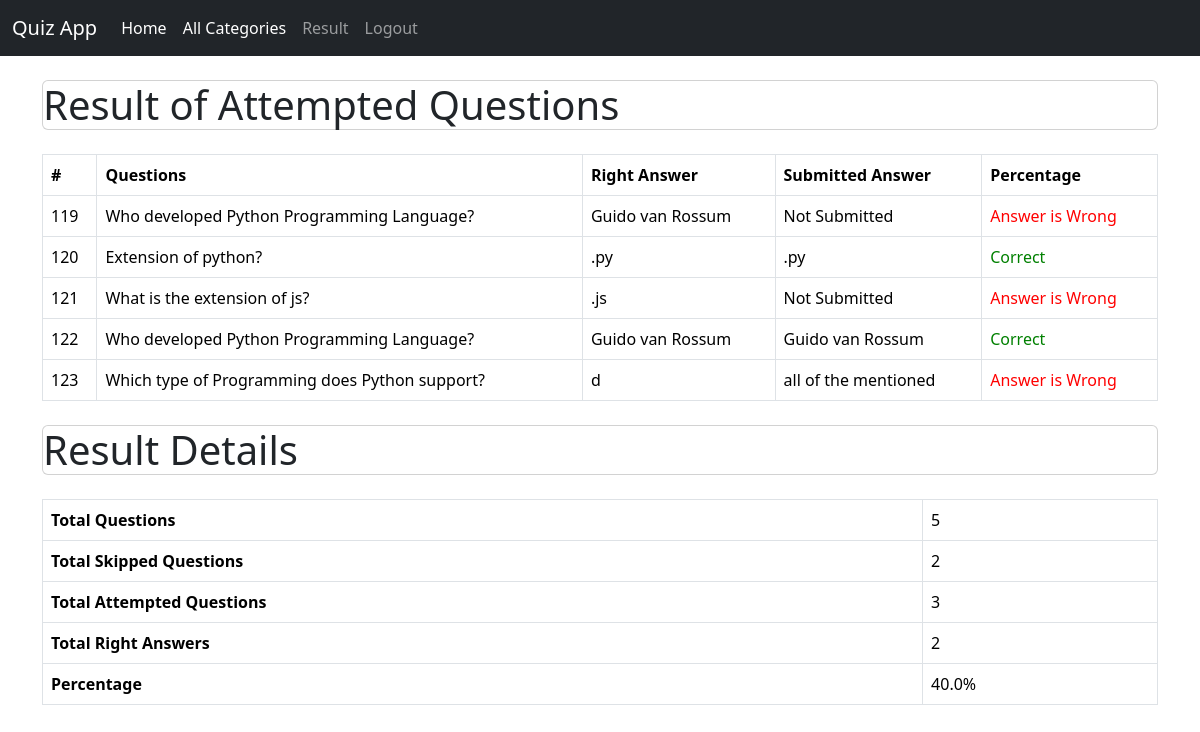
The page /result (signed in) on the database its author committed.
### quiz/models.py (models this page shows)
class UserSubmittedAnswer(models.Model):
    question = models.ForeignKey(QuizQuestions, on_delete=models.CASCADE)
    user = models.ForeignKey(User, on_delete=models.CASCADE)
    right_answer = models.CharField(max_length=100)
    class Meta:
        verbose_name_plural = "User Submitted Answers"

class QuizQuestions(models.Model):
    category = models.ForeignKey(QuizCategory, on_delete=models.CASCADE)
    question = models.TextField()
    opt_1 = models.CharField(max_length=100)
    opt_2 = models.CharField(max_length=100)
    opt_3 = models.CharField(max_length=100)
    opt_4 = models.CharField(max_length=100)
    level = models.CharField(max_length=100, null=True)
    time_limit = models.IntegerField(null=True)
    right_opt = models.CharField(max_length=100)
    class Meta:
        verbose_name_plural = "Quiz Questions"  # for name change
    def __str__(self):
        return self.question

### quiz/views.py (the view)
# urls.py: path("result", views.result, name='result')
@login_required()
def result(request):
    result = models.UserSubmittedAnswer.objects.filter(user=request.user)
    skipped = models.UserSubmittedAnswer.objects.filter(user=request.user, right_answer='Not Submitted').count()
    attempted = models.UserSubmittedAnswer.objects.filter(user=request.user).exclude(
        right_answer='Not Submitted').count()
    rightAns = 0
    percentage = 0
    for row in result:
        if row.question.right_opt == row.right_answer:
            rightAns += 1
    percentage = (rightAns * 100) / result.count()
    return render(request, 'result.html',
                  {'result': result, 'totalskipped': skipped, 'total_attempt': attempted, 'rightAns': rightAns,
                   'percentage': percentage})

### quiz/templates/result.html (shortened to what this page needs)
{% extends 'base.html' %}
{% load static %}
{% block content %}
    <h1 class="card my-4">Result of Attempted Questions</h1>
    <table class="table table-bordered">
        <thead>
            <tr>
                <th>#</th>
                <th>Questions</th>
                <th>Right Answer</th>
                <th>Submitted Answer</th>
                <th>Percentage</th>
            </tr>
        </thead>
        <tbody>
            {% for row in result %}
                <tr>
                    <td>{{ row.id }}</td>
                    <td>{{ row.question }}</td>
                    <td>{{ row.question.right_opt }}</td>
                    <td>{{ row.right_answer }}</td>
                {% if row.question.right_opt == row.right_answer %}
                        <td style="color: green;">Correct</td>
                    {% else %}
                        <td style="color: red;">Answer is Wrong</td>
                    {% endif %}
                </tr>
            {% endfor %}
        </tbody>
    </table>
        <h1 class="card my-4">Result Details</h1>
    <table class="table table-bordered">
    <tr>
      <th>Total Questions</th>
      <td>{{ result.count }}</td>
    </tr>
    <tr>
      <th>Total Skipped Questions</th>
      <td>{{ totalskipped }}</td>
    </tr>
    <tr>
      <th>Total Attempted Questions</th>
      <td>{{ total_attempt }}</td>
    </tr>
    <tr>
      <th>Total Right Answers</th>
      <td>{{ rightAns }}</td>
    </tr>
    <tr>
      <th>Percentage</th>
      <td>{{ percentage }}%</td>
    </tr>
    </table>
{% endblock %}

### rows shown on the page
UserSubmittedAnswer: id "119", question "Who developed Python Programming Language?", question.right_opt "Guido van Rossum", right_answer "Not Submitted", shows "Answer is Wrong"
UserSubmittedAnswer: id "120", question "Extension of python?", question.right_opt ".py", right_answer ".py", shows "Correct"
UserSubmittedAnswer: id "121", question "What is the extension of js?", question.right_opt ".js", right_answer "Not Submitted", shows "Answer is Wrong"
UserSubmittedAnswer: id "122", question "Who developed Python Programming Language?", question.right_opt "Guido van Rossum", right_answer "Guido van Rossum", shows "Correct"
UserSubmittedAnswer: id "123", question "Which type of Programming does Python support?", question.right_opt "d", right_answer "all of the mentioned", shows "Answer is Wrong"

### other values the page prints
{{ result.count }} "5"
{{ totalskipped }} "2"
{{ total_attempt }} "3"
{{ rightAns }} "2"
{{ percentage }} "40.0"
